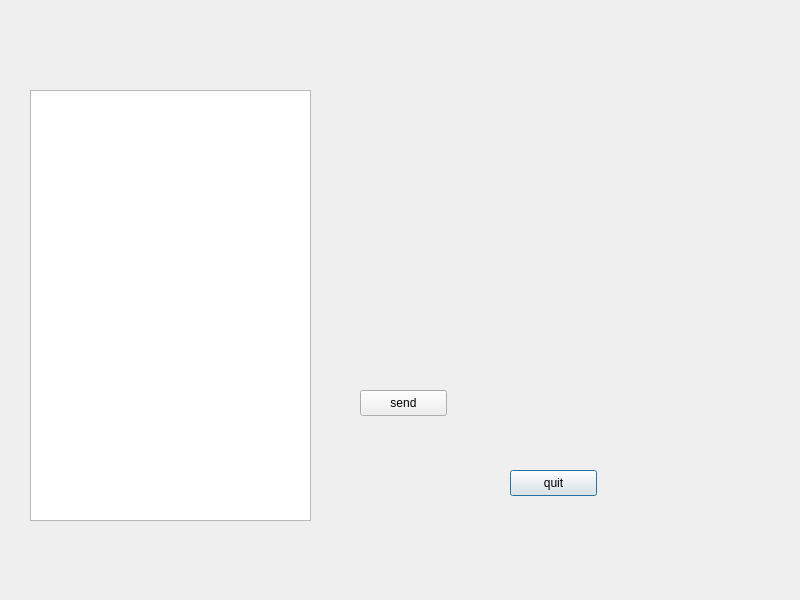
<?xml version="1.0" encoding="UTF-8"?>
<ui version="4.0">
 <class>Dialog</class>
 <widget class="QDialog" name="Dialog">
  <property name="geometry">
   <rect>
    <x>0</x>
    <y>0</y>
    <width>800</width>
    <height>600</height>
   </rect>
  </property>
  <property name="windowTitle">
   <string>Dialog</string>
  </property>
  <widget class="QPushButton" name="quitButton">
   <property name="geometry">
    <rect>
     <x>510</x>
     <y>470</y>
     <width>87</width>
     <height>26</height>
    </rect>
   </property>
   <property name="text">
    <string>quit</string>
   </property>
  </widget>
  <widget class="QPlainTextEdit" name="infoDisplay">
   <property name="geometry">
    <rect>
     <x>30</x>
     <y>90</y>
     <width>281</width>
     <height>431</height>
    </rect>
   </property>
   <property name="readOnly">
    <bool>true</bool>
   </property>
  </widget>
  <widget class="QPushButton" name="sendButton">
   <property name="geometry">
    <rect>
     <x>360</x>
     <y>390</y>
     <width>87</width>
     <height>26</height>
    </rect>
   </property>
   <property name="text">
    <string>send</string>
   </property>
  </widget>
 </widget>
 <resources/>
 <connections/>
</ui>
